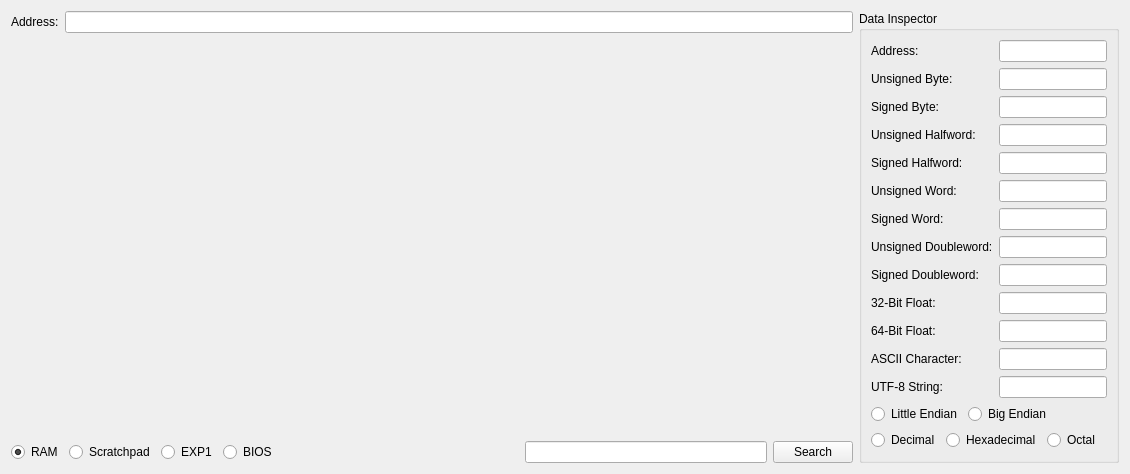
<?xml version="1.0" encoding="UTF-8"?>
<ui version="4.0">
 <class>MemoryEditorWindow</class>
 <widget class="QWidget" name="MemoryEditorWindow">
  <property name="geometry">
   <rect>
    <x>0</x>
    <y>0</y>
    <width>1130</width>
    <height>474</height>
   </rect>
  </property>
  <property name="windowTitle">
   <string>Memory Editor</string>
  </property>
  <property name="windowIcon">
   <iconset theme="chip-line"/>
  </property>
  <layout class="QHBoxLayout" name="horizontalLayout_5" stretch="1,0">
   <item>
    <layout class="QVBoxLayout" name="verticalLayout">
     <item>
      <layout class="QHBoxLayout" name="horizontalLayout">
       <item>
        <widget class="QLabel" name="label">
         <property name="text">
          <string>Address:</string>
         </property>
        </widget>
       </item>
       <item>
        <widget class="QLineEdit" name="address"/>
       </item>
      </layout>
     </item>
     <item>
      <widget class="MemoryViewWidget" name="memoryView" native="true">
       <property name="sizePolicy">
        <sizepolicy hsizetype="Preferred" vsizetype="Expanding">
         <horstretch>0</horstretch>
         <verstretch>0</verstretch>
        </sizepolicy>
       </property>
      </widget>
     </item>
     <item>
      <layout class="QHBoxLayout" name="horizontalLayout_2">
       <item>
        <widget class="QRadioButton" name="memoryRegionRAM">
         <property name="text">
          <string>RAM</string>
         </property>
         <property name="checked">
          <bool>true</bool>
         </property>
         <attribute name="buttonGroup">
          <string notr="true">memoryRegionButtonGroup</string>
         </attribute>
        </widget>
       </item>
       <item>
        <widget class="QRadioButton" name="memoryRegionScratchpad">
         <property name="text">
          <string>Scratchpad</string>
         </property>
         <attribute name="buttonGroup">
          <string notr="true">memoryRegionButtonGroup</string>
         </attribute>
        </widget>
       </item>
       <item>
        <widget class="QRadioButton" name="memoryRegionEXP1">
         <property name="text">
          <string>EXP1</string>
         </property>
         <attribute name="buttonGroup">
          <string notr="true">memoryRegionButtonGroup</string>
         </attribute>
        </widget>
       </item>
       <item>
        <widget class="QRadioButton" name="memoryRegionBIOS">
         <property name="text">
          <string>BIOS</string>
         </property>
         <attribute name="buttonGroup">
          <string notr="true">memoryRegionButtonGroup</string>
         </attribute>
        </widget>
       </item>
       <item>
        <spacer name="horizontalSpacer">
         <property name="orientation">
          <enum>Qt::Orientation::Horizontal</enum>
         </property>
         <property name="sizeHint" stdset="0">
          <size>
           <width>40</width>
           <height>20</height>
          </size>
         </property>
        </spacer>
       </item>
       <item>
        <widget class="QLineEdit" name="memorySearchString"/>
       </item>
       <item>
        <widget class="QPushButton" name="memorySearch">
         <property name="text">
          <string>Search</string>
         </property>
        </widget>
       </item>
      </layout>
     </item>
    </layout>
   </item>
   <item>
    <widget class="QGroupBox" name="dataInspector">
     <property name="title">
      <string>Data Inspector</string>
     </property>
     <layout class="QGridLayout" name="dataInspectorLayout">
      <item row="11" column="0">
       <widget class="QLabel" name="label_11">
        <property name="text">
         <string>ASCII Character:</string>
        </property>
       </widget>
      </item>
      <item row="5" column="1">
       <widget class="QLineEdit" name="dataInspectorUnsignedWord">
        <property name="readOnly">
         <bool>true</bool>
        </property>
       </widget>
      </item>
      <item row="12" column="1">
       <widget class="QLineEdit" name="dataInspectorUTF8String">
        <property name="readOnly">
         <bool>true</bool>
        </property>
       </widget>
      </item>
      <item row="3" column="1">
       <widget class="QLineEdit" name="dataInspectorUnsignedHalfword">
        <property name="readOnly">
         <bool>true</bool>
        </property>
       </widget>
      </item>
      <item row="2" column="0">
       <widget class="QLabel" name="label_4">
        <property name="text">
         <string>Signed Byte:</string>
        </property>
       </widget>
      </item>
      <item row="2" column="1">
       <widget class="QLineEdit" name="dataInspectorSignedByte">
        <property name="readOnly">
         <bool>true</bool>
        </property>
       </widget>
      </item>
      <item row="14" column="0" colspan="2">
       <layout class="QHBoxLayout" name="horizontalLayout_3">
        <item>
         <widget class="QRadioButton" name="dataInspectorDecimal">
          <property name="text">
           <string>Decimal</string>
          </property>
          <attribute name="buttonGroup">
           <string notr="true">baseButtonGroup</string>
          </attribute>
         </widget>
        </item>
        <item>
         <widget class="QRadioButton" name="dataInspectorHexadecimal">
          <property name="text">
           <string>Hexadecimal</string>
          </property>
          <attribute name="buttonGroup">
           <string notr="true">baseButtonGroup</string>
          </attribute>
         </widget>
        </item>
        <item>
         <widget class="QRadioButton" name="dataInspectorOctal">
          <property name="text">
           <string>Octal</string>
          </property>
          <attribute name="buttonGroup">
           <string notr="true">baseButtonGroup</string>
          </attribute>
         </widget>
        </item>
        <item>
         <spacer name="horizontalSpacer_3">
          <property name="orientation">
           <enum>Qt::Orientation::Horizontal</enum>
          </property>
          <property name="sizeHint" stdset="0">
           <size>
            <width>0</width>
            <height>0</height>
           </size>
          </property>
         </spacer>
        </item>
       </layout>
      </item>
      <item row="1" column="0">
       <widget class="QLabel" name="label_3">
        <property name="text">
         <string>Unsigned Byte:</string>
        </property>
       </widget>
      </item>
      <item row="13" column="0" colspan="2">
       <layout class="QHBoxLayout" name="horizontalLayout_4">
        <item>
         <widget class="QRadioButton" name="dataInspectorLittleEndian">
          <property name="text">
           <string>Little Endian</string>
          </property>
          <attribute name="buttonGroup">
           <string notr="true">endianButtonGroup</string>
          </attribute>
         </widget>
        </item>
        <item>
         <widget class="QRadioButton" name="dataInspectorBigEndian">
          <property name="text">
           <string>Big Endian</string>
          </property>
          <attribute name="buttonGroup">
           <string notr="true">endianButtonGroup</string>
          </attribute>
         </widget>
        </item>
        <item>
         <spacer name="horizontalSpacer_2">
          <property name="orientation">
           <enum>Qt::Orientation::Horizontal</enum>
          </property>
          <property name="sizeHint" stdset="0">
           <size>
            <width>0</width>
            <height>0</height>
           </size>
          </property>
         </spacer>
        </item>
       </layout>
      </item>
      <item row="3" column="0">
       <widget class="QLabel" name="label_5">
        <property name="text">
         <string>Unsigned Halfword:</string>
        </property>
       </widget>
      </item>
      <item row="9" column="0">
       <widget class="QLabel" name="label_9">
        <property name="text">
         <string>32-Bit Float:</string>
        </property>
       </widget>
      </item>
      <item row="1" column="1">
       <widget class="QLineEdit" name="dataInspectorUnsignedByte">
        <property name="readOnly">
         <bool>true</bool>
        </property>
       </widget>
      </item>
      <item row="0" column="1">
       <widget class="QLineEdit" name="dataInspectorAddress">
        <property name="readOnly">
         <bool>true</bool>
        </property>
       </widget>
      </item>
      <item row="7" column="0">
       <widget class="QLabel" name="label_13">
        <property name="text">
         <string>Unsigned Doubleword:</string>
        </property>
       </widget>
      </item>
      <item row="7" column="1">
       <widget class="QLineEdit" name="dataInspectorUnsignedDoubleWord">
        <property name="readOnly">
         <bool>true</bool>
        </property>
       </widget>
      </item>
      <item row="9" column="1">
       <widget class="QLineEdit" name="dataInspectorFloat32">
        <property name="readOnly">
         <bool>true</bool>
        </property>
       </widget>
      </item>
      <item row="4" column="1">
       <widget class="QLineEdit" name="dataInspectorSignedHalfword">
        <property name="readOnly">
         <bool>true</bool>
        </property>
       </widget>
      </item>
      <item row="6" column="1">
       <widget class="QLineEdit" name="dataInspectorSignedWord">
        <property name="readOnly">
         <bool>true</bool>
        </property>
       </widget>
      </item>
      <item row="0" column="0">
       <widget class="QLabel" name="label_2">
        <property name="text">
         <string>Address:</string>
        </property>
       </widget>
      </item>
      <item row="10" column="1">
       <widget class="QLineEdit" name="dataInspectorFloat64">
        <property name="readOnly">
         <bool>true</bool>
        </property>
       </widget>
      </item>
      <item row="12" column="0">
       <widget class="QLabel" name="label_12">
        <property name="text">
         <string>UTF-8 String:</string>
        </property>
       </widget>
      </item>
      <item row="10" column="0">
       <widget class="QLabel" name="label_10">
        <property name="text">
         <string>64-Bit Float:</string>
        </property>
       </widget>
      </item>
      <item row="11" column="1">
       <widget class="QLineEdit" name="dataInspectorASCIICharacter">
        <property name="readOnly">
         <bool>true</bool>
        </property>
       </widget>
      </item>
      <item row="5" column="0">
       <widget class="QLabel" name="label_8">
        <property name="text">
         <string>Unsigned Word:</string>
        </property>
       </widget>
      </item>
      <item row="6" column="0">
       <widget class="QLabel" name="label_7">
        <property name="text">
         <string>Signed Word:</string>
        </property>
       </widget>
      </item>
      <item row="15" column="0" colspan="2">
       <spacer name="verticalSpacer">
        <property name="orientation">
         <enum>Qt::Orientation::Vertical</enum>
        </property>
        <property name="sizeHint" stdset="0">
         <size>
          <width>0</width>
          <height>0</height>
         </size>
        </property>
       </spacer>
      </item>
      <item row="4" column="0">
       <widget class="QLabel" name="label_6">
        <property name="text">
         <string>Signed Halfword:</string>
        </property>
       </widget>
      </item>
      <item row="8" column="0">
       <widget class="QLabel" name="label_14">
        <property name="text">
         <string>Signed Doubleword:</string>
        </property>
       </widget>
      </item>
      <item row="8" column="1">
       <widget class="QLineEdit" name="dataInspectorSignedDoubleWord">
        <property name="readOnly">
         <bool>true</bool>
        </property>
       </widget>
      </item>
     </layout>
    </widget>
   </item>
  </layout>
 </widget>
 <customwidgets>
  <customwidget>
   <class>MemoryViewWidget</class>
   <extends>QWidget</extends>
   <header>duckstation-qt/memoryviewwidget.h</header>
   <container>1</container>
  </customwidget>
 </customwidgets>
 <resources>
  <include location="resources/duckstation-qt.qrc"/>
 </resources>
 <connections/>
 <buttongroups>
  <buttongroup name="baseButtonGroup"/>
  <buttongroup name="endianButtonGroup"/>
  <buttongroup name="memoryRegionButtonGroup"/>
 </buttongroups>
</ui>
